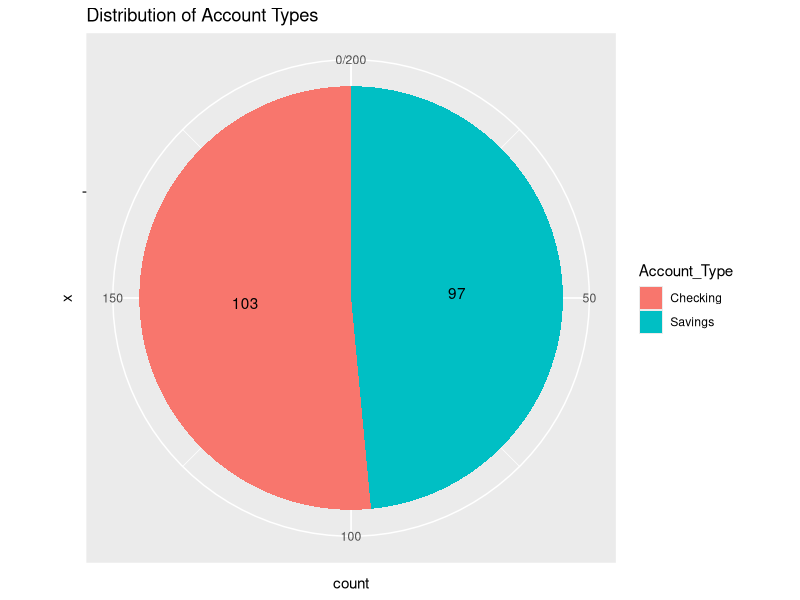
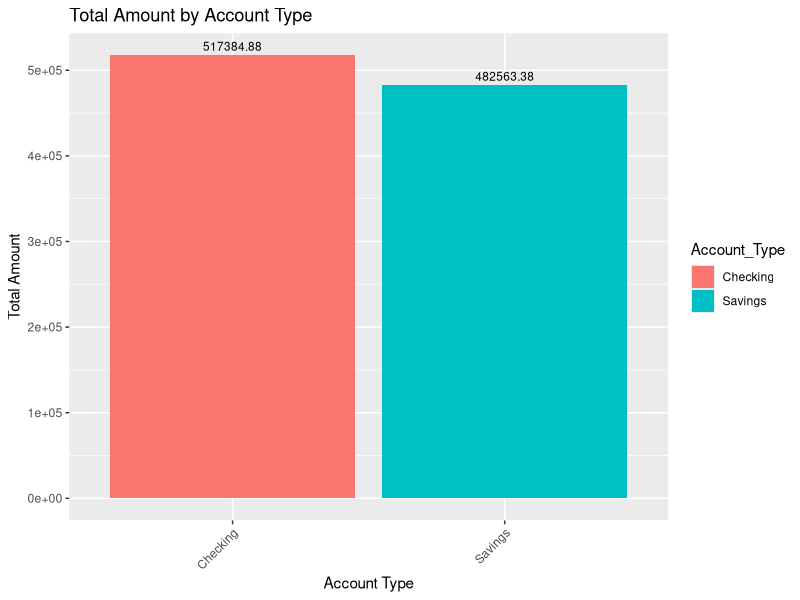
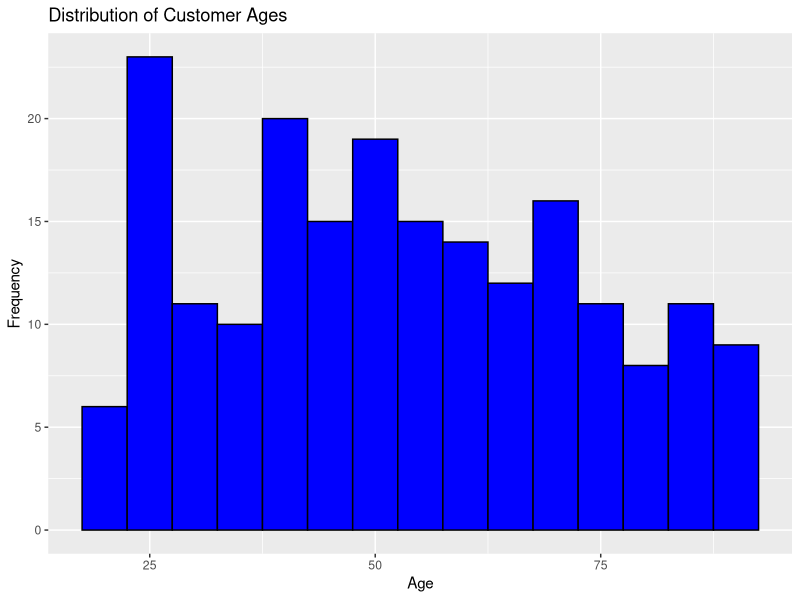

Write R code to recreate these figures, in order.
# Exploring Banking Transaction Data

# Loading the necessary libraries
library(dplyr)
library(ggplot2)

# Data Creation
set.seed(123)
customer_id <- 1:200
age <- sample(18:90, 200, replace = TRUE)
gender <- sample(c("Male", "Female"), 200, replace = TRUE)
account_type <- sample(c("Savings", "Checking"), 200, replace = TRUE)
transaction_type <- sample(c("Deposit", "Withdrawal"), 200, replace = TRUE)
amount <- round(runif(200, min = 100, max = 10000), 2)
balance <- cumsum(ifelse(transaction_type == "Deposit", amount, -amount))

# Additional variables
income <- round(runif(200, min = 20000, max = 150000), 2)
credit_score <- sample(300:850, 200, replace = TRUE)
loan_status <- case_when(
  credit_score >= 300 & credit_score < 550 ~ "Rejected",
  credit_score >= 550 & credit_score < 700 ~ "Pending",
  credit_score >= 700 & credit_score < 800 ~ "Approved",
  credit_score >= 800 & credit_score <= 850 ~ "Approved",
  TRUE ~ NA_character_
)

# Create Data Frame
bank_data <- data.frame(Customer_ID = customer_id,
                        Age = age,
                        Gender = gender,
                        Account_Type = account_type,
                        Transaction_Type = transaction_type,
                        Amount = amount,
                        Balance = balance,
                        Income = income,
                        Credit_Score = credit_score,
                        Loan_Status = loan_status)

# Analysis using dplyr

# Select including subsetting
selected_data <- bank_data %>%
  select(Customer_ID, Age, Account_Type, Loan_Status)

# Arrange 
arranged_data <- bank_data %>% 
  arrange(Age)

# Filter
filtered_data <- bank_data %>%
  filter(Transaction_Type == "Withdrawal")

# Pipe
piped_data <- bank_data %>%
  filter(Account_Type == "Savings") %>%
  arrange(desc(Amount)) %>%
  select(Customer_ID, Amount)

# Mutate 
mutated_data <- bank_data %>%
  mutate(Transaction_Category = ifelse(Amount > 5000, "Large", "Small"))

# Rank
ranked_data <- bank_data %>%
  mutate(Rank = rank(Amount))

# Calculate total amount for each account type

total_amount <- bank_data %>%
  group_by(Account_Type) %>%
  summarise(Total_Amount = sum(Amount))

# Visualization using ggplot2

# Pie Chart
pie_chart <- ggplot(bank_data, aes(x = "", fill = Account_Type)) +
  geom_bar(width = 1) +
  coord_polar("y", start = 0) +
  labs(title = "Distribution of Account Types") +
  geom_text(aes(label = stat(count)), stat = "count", position = position_stack(vjust = 0.5))

# Pie chart for loan status proportion
pie_loan_status <- ggplot(bank_data, aes(x = "", fill = Loan_Status)) +
  geom_bar(width = 1) +
  coord_polar("y", start = 0) +
  geom_text(aes(label = ..count..), stat = "count", position = position_stack(vjust = 0.5)) +
  labs(title = "Proportion of Loan Status")

# Bar Chart
bar_chart <- ggplot(bank_data, aes(x = Account_Type, y = Amount, fill = Account_Type)) +
  geom_bar(stat = "identity") +
  geom_text(data = total_amount, aes(label = Total_Amount, y = Total_Amount), vjust = -0.5, color = "black", size = 3, show.legend = FALSE) +  # Add labels on top of bars
  labs(title = "Total Amount by Account Type", x = "Account Type", y = "Total Amount") +
  theme(axis.text.x = element_text(angle = 45, hjust = 1))

# Histogram
histogram <- ggplot(bank_data, aes(x = Age)) +
  geom_histogram(binwidth = 5, fill = "blue", color = "black") + 
  labs(title = "Distribution of Customer Ages", x = "Age", y = "Frequency")

print(pie_chart)
print(bar_chart)
print(histogram)
